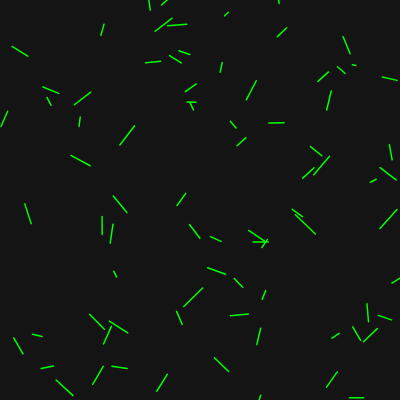
Frame 1 (no input)
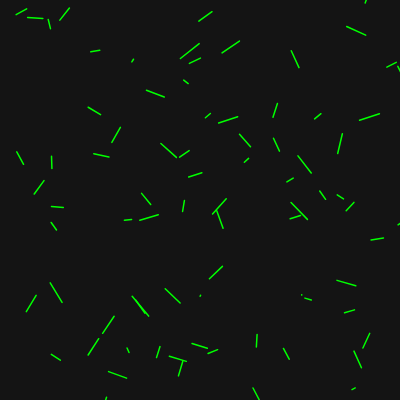
Frame 2 (the mouse pressed at the canvas centre, redrawn once)

The p5.js sketch that drew these frames (run headless with seeded random() and noise() and a simulated clock; the mouse was pressed at the canvas centre and the sketch redrawn once):

// p5.js sketch
// ── sketch.js
// random() — tek kare, sabit görüntü
function setup() {
  createCanvas(400, 400)
  randomSeed(42)
  noLoop()
}

function draw() {
  background(20)
  stroke(0, 255, 0)
  strokeWeight(1.5)
  for (let i = 0; i < 80; i++) {
    let x = random(width)
    let y = random(height)
    line(x, y, x + random(-20, 20), y + random(-20, 20))
  }
}
